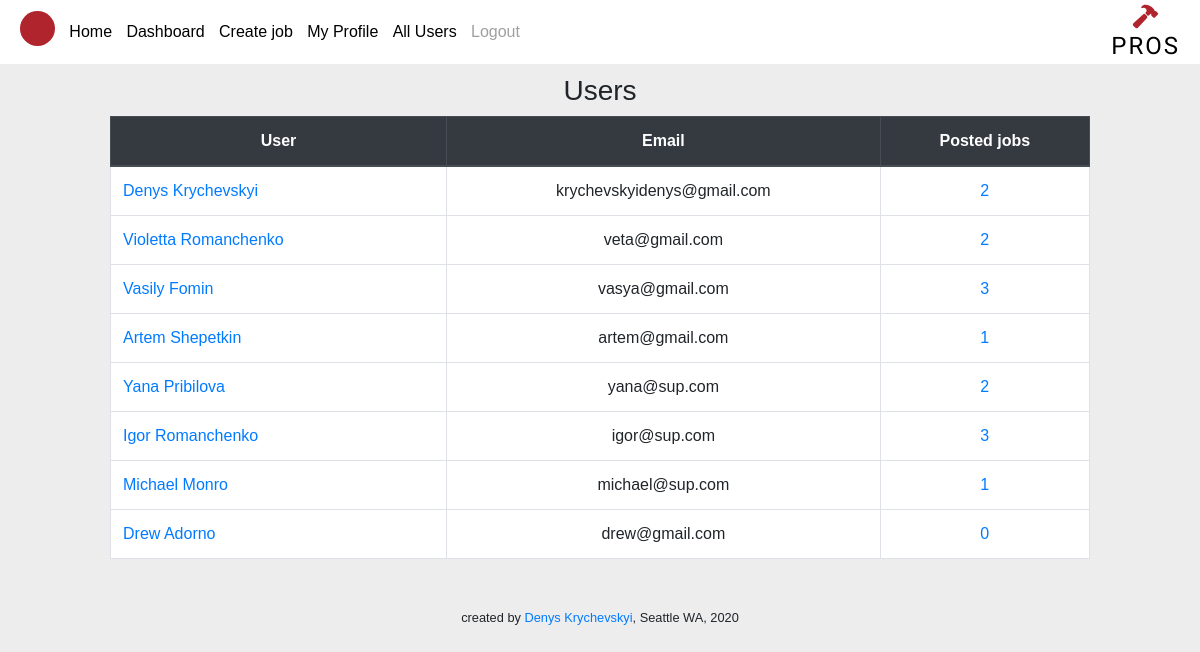
Page /all_users (signed in) on the earlier database version.
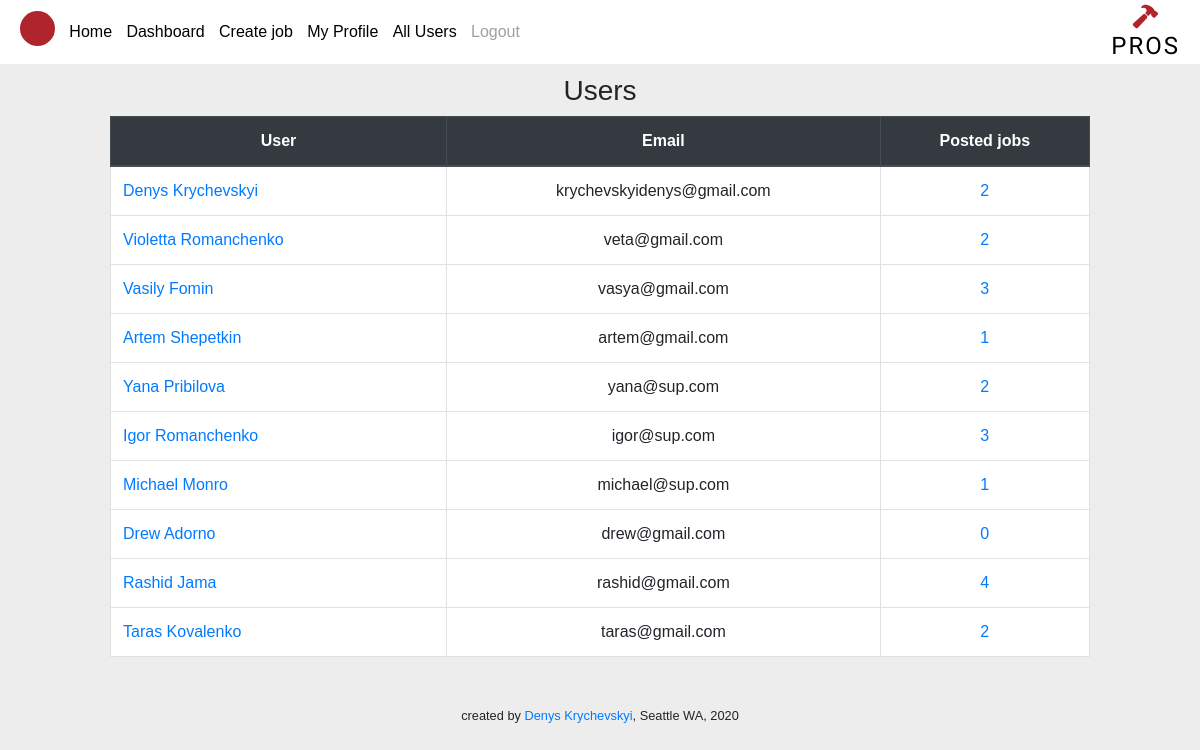
Same page on the later database version.
### profi_app/models.py (models this page shows)
class User(models.Model):
    first_name = models.CharField(max_length = 255)
    last_name = models.CharField(max_length = 255)
    birth_date = models.DateTimeField()
    email = models.TextField()
    phone_num = models.IntegerField(blank=True, null = True)
    about = models.TextField(blank=True, null = True)
    password = models.TextField()
    created_at = models.DateTimeField(auto_now_add = True)
    updated_at = models.DateTimeField(auto_now = True)
    objects = UserManager()

### profi_app/views.py (the view)
# urls.py: path('all_users', views.all_users),
def all_users(request):
    context = {
        'cur_user':  User.objects.get(id = request.session['user_id']),
        'users' : User.objects.all(),
        'all_jobs' : Job.objects.all().order_by('-created_at'),
    }
    return render(request, 'all_users.html', context)

### profi_app/templates/all_users.html (shortened to what this page needs)
<!DOCTYPE html>
<html lang="en">
<head>
    {% include 'head.html' %}
</head>
<body>
    {% include 'navbar.html' %}
    <div class="all_users_page_container">
        <h3>Users</h3>
        <div id="all_users_display">
            <table class="table table-bordered mt-1">
                <thead class="thead-dark">
                    <tr>
                        <th>User</th>
                        <th>Email</th>
                        <th class="display_none">Posted jobs</th>
                    </tr>
                </thead>
                <tbody>
                    {% for user in users %}
                    <tr>
                        <td id="user_name"> <a href='user/{{ user.id }}/profile'>{{ user.first_name }} {{user.last_name}}</a></td>
                        <td>{{ user.email }}</td>
                        <td class="display_none"><a href='user/{{ user.id }}/profile'>{{ user.poster.count }}</a></td>
                    </tr>
                    {% endfor %}
                </tbody>
            </table>
        </div>
    </div>
    {% include 'footer.html' %}
</body>
</html>

### profi_app/templates/head.html (shortened to what this page needs)
<link rel="stylesheet" href="https://stackpath.bootstrapcdn.com/bootstrap/4.5.0/css/bootstrap.min.css">
<link rel="stylesheet" href="https://use.fontawesome.com/releases/v5.8.2/css/all.css">
{% load static %}
<link rel="stylesheet" href="{% static 'css/style.css' %}">

### profi_app/templates/navbar.html (shortened to what this page needs)
<div class="nav-container">
    <nav>
        <div id="menu_container">
            <ul class="menu_list_container">
                {% if request.session.user_id != null %}
                <a href="/user/{{ request.session.user_id }}/profile"><li id="initials">{{ request.session.initials }}</li></a>
                {% endif %}
                <li><a class="" href="/">Home</a></li>
                <li><a href="/dashboard">Dashboard</a></li>
                {% if request.session.user_id != null %}
                <li><a href="/create_new_job">Create job</a></li>
                <li><a href="/user/{{ request.session.user_id }}/profile">My Profile</a></li>
                <li><a href="/all_users">All Users</a></li>
                {% endif %}
                <li>
                    {% if request.session.user_id != null %}
                    <a class="login_a" href="/logout">Logout</a>
                    {% else %}
                    <a class="login_a" href="/login">Login</a>
                    {% endif %}
                </li>
            </ul>
        </div>
        <div id="logo_container">
            <a href="/">
                <ion-icon name="hammer"></ion-icon>
                <h4>Pros</h4>
            </a>
        </div>
    </nav>
</div>

### profi_app/templates/footer.html (shortened to what this page needs)
<footer>
    <small>created by <a href="https://www.linkedin.com/in/denys-krychevskyi/" target="_blank">Denys Krychevskyi</a>, Seattle WA, 2020</small>
</footer>

### profi_app/static/css/style.css (style rules this page uses)
* { margin: 0px; padding: 0px; -webkit-box-sizing: border-box; box-sizing: border-box; text-decoration: none; list-style: none; font-family: Arial, Helvetica, sans-serif; }
body { background-color: #ededed; }
.nav-container { padding: 0 20px; background-color: #fff; height: 8vh; text-align: center; }
.nav-container nav { display: -webkit-box; display: -ms-flexbox; display: flex; -webkit-box-pack: justify; -ms-flex-pack: justify; justify-content: space-between; -webkit-box-align: center; -ms-flex-align: center; align-items: center; height: 8vh; }
.nav-container nav #menu_container .menu_list_container { margin-bottom: 0; color: black; display: -webkit-box; display: -ms-flexbox; display: flex; -webkit-box-align: center; -ms-flex-align: center; align-items: center; -webkit-box-pack: justify; -ms-flex-pack: justify; justify-content: space-between; min-width: 500px; max-width: 520px; }
.nav-container nav #menu_container .menu_list_container a #initials { background-color: #b0242e; border-radius: 50%; font-family: 'Anonymous Pro', monospace; padding: 4px 6px; font-size: 18px; min-width: 35px; max-width: 35px; min-height: 35px; max-height: 35px; text-transform: uppercase; color: #fff; }
.nav-container nav #menu_container .menu_list_container li { list-style: none; display: inline-block; }
.nav-container nav #menu_container .menu_list_container li a { color: black; }
.nav-container nav #menu_container .menu_list_container li .login_a { color: #a0a0a0; }
.nav-container nav #logo_container a { color: black; }
.nav-container nav #logo_container a ion-icon { color: #b0242e; font-size: 27px; margin-bottom: -5px; }
.nav-container nav #logo_container a h4 { color: black; text-transform: uppercase; margin-bottom: 0; font-family: 'Righteous', cursive; letter-spacing: 2px; }
body { overflow-x: hidden; }
footer { text-align: center; padding: 20px; }
footer small { margin: 0; padding: 0; }
.table-bordered { border: 1px solid black; background-color: #fff; }
.table-bordered .thead-dark { text-align: center; }
.all_users_page_container { max-width: 1000px; margin: 0 auto; padding: 10px; text-align: center; }
.all_users_page_container #all_users_display #user_name { text-align: left; }

Differences in the rows shown:
added User: first_name "Rashid", last_name "Jama", email "rashid@gmail.com", poster.count "4"
added User: first_name "Taras", last_name "Kovalenko", email "taras@gmail.com", poster.count "2"
